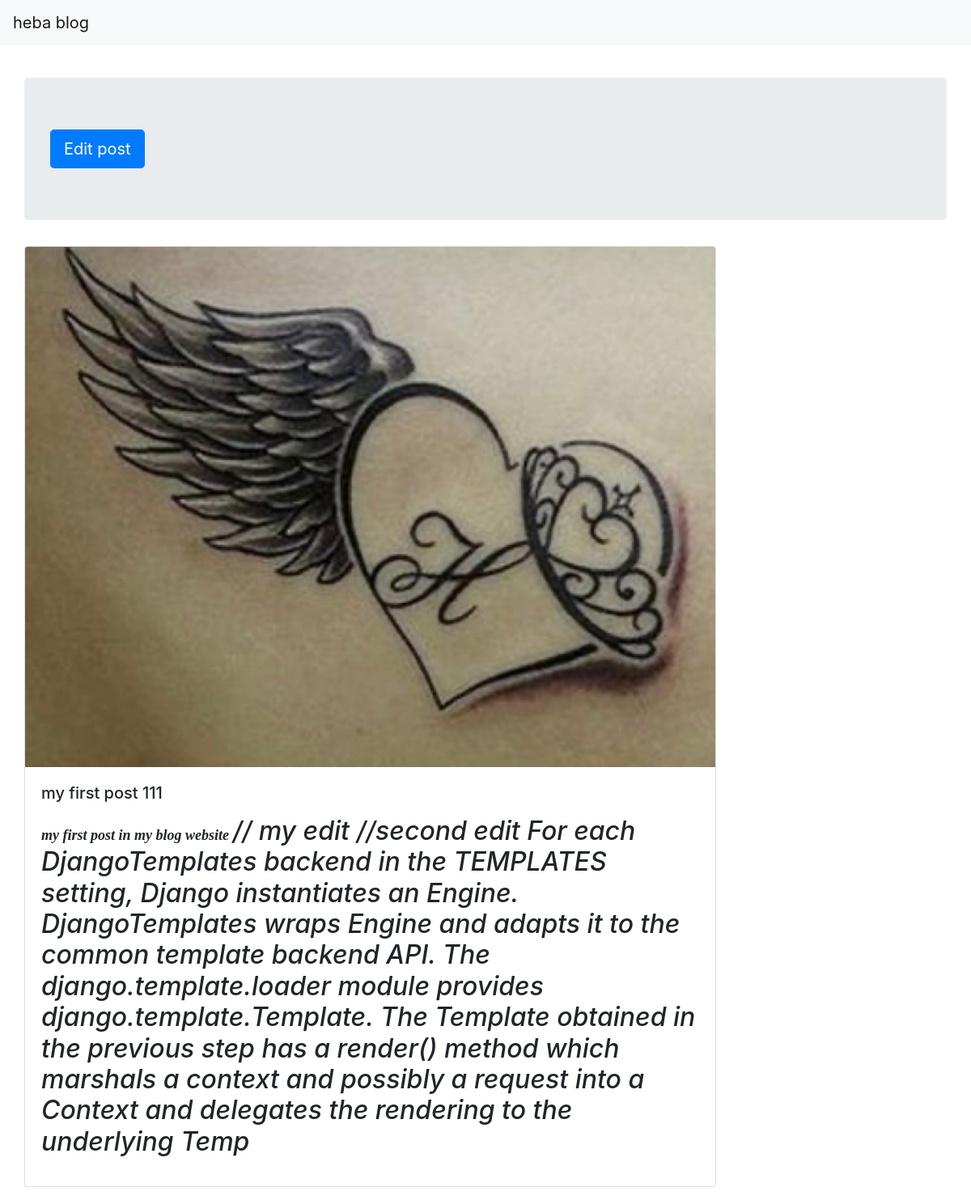
The page /1 on the database its author committed.
### Post/models.py (models this page shows)
class Post(models.Model):
    user = models.ForeignKey(User , models.CASCADE)
    title = models.CharField(max_length=50)
    content = RichTextField()
    img = models.ImageField(upload_to='post_img/', default='post_img/default.png')
    created = models.DateTimeField(default=timezone.now)
    active = models.BooleanField(default=True)
    def __str__(self):
        return self.title

### Post/views.py (the view)
# urls.py: url(r'^(?P<id>\d+)$' ,views.post , name = 'post'),
def post(request, id):
        post = get_object_or_404(Post, id=id)
        context = {
              'post': post,
        }
        return render(request, 'detail.html', context)

### Post/templates/detail.html
{% extends 'base.html' %}
{% block body %}
<div class="jumbotron bannar">
  <a class="btn btn-primary btn-lg" href="{% url 'blog:edit_post' post.id%}" role="button">Edit post</a>
</div>
      <div class="card single_post" >
          <img class="card-img-top" src="{{post.img.url}}" alt="Card image cap">
              <div class="card-body">
                <h5 class="card-title">{{post}}</h5>
                  <p class="card-text">{{post.content|safe}}</p>
              </div>
      </div>
</div>
{% endblock %}

### Post/static/home_static/css/style.css (style rules this page uses)
.single_post { width: 75% ; }
.bannar { width: 100% ; }

### rows shown on the page
Post: img (picture), title "my first post 111", content "my first post in my blog website // my edit //second edit For each DjangoTemplates backend in the TEMPLATES setting, Django instantiates an Engine. DjangoTemplates wraps Engine and adapts it to the common template backend API. The django.template.loader module provides django.template.Template. The Template obtained in the previous step has a render() method which marshals a context and possibly a request into a Context and delegates the rendering to the underlying Temp"
